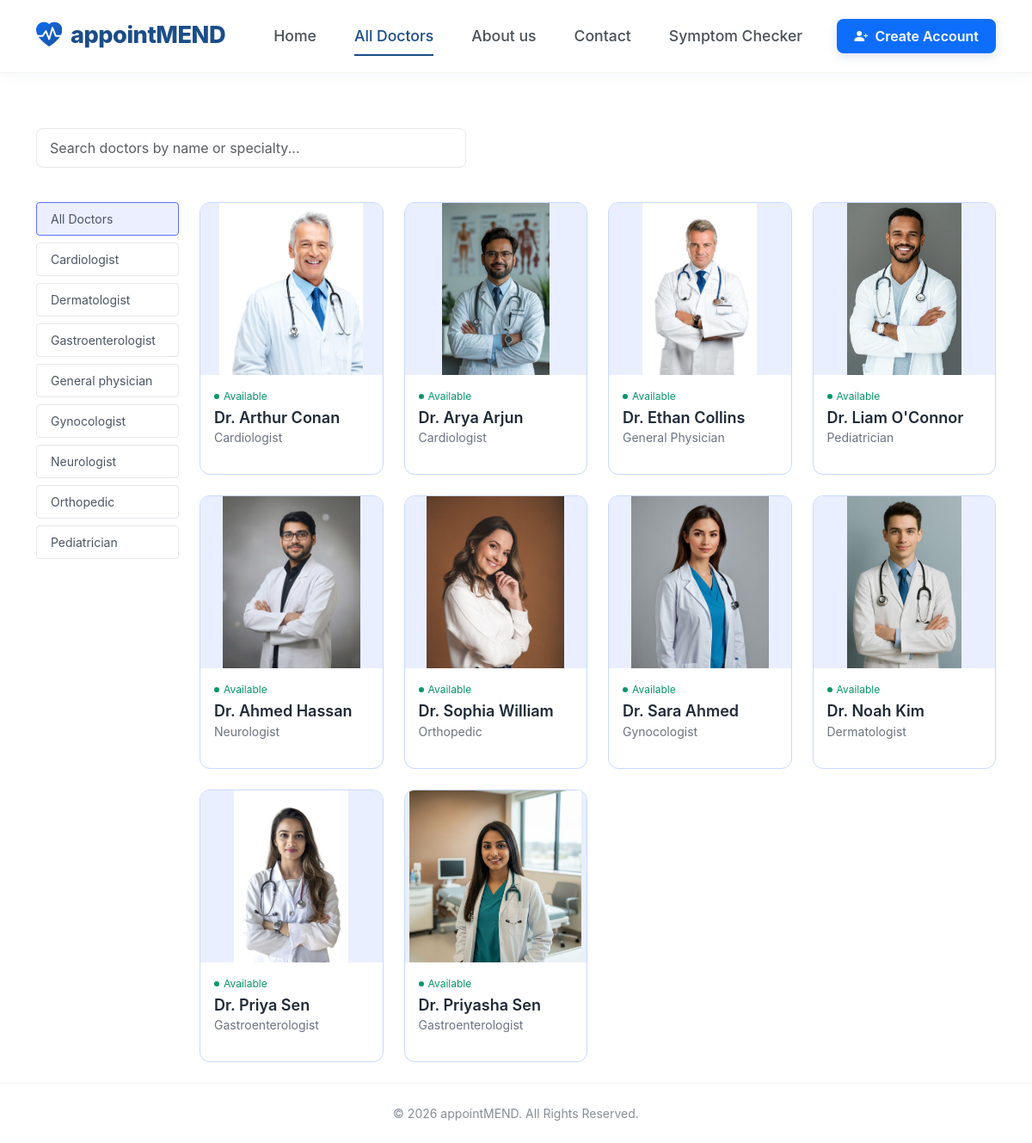
Screenshot of /doctors/doctors_list/ with the database file from the repository.
### accounts/models.py (models this page shows, shortened)
class DoctorProfile(models.Model):
    user = models.OneToOneField(User, on_delete=models.CASCADE)
    name = models.CharField(max_length=100)
    speciality = models.CharField(max_length=100)
    experience = models.IntegerField()
    address = models.TextField()
    fees = models.IntegerField()
    about = models.TextField()
    is_available = models.BooleanField(default=True)
    image = models.ImageField(upload_to='doctors/', blank=True)

### doctors/views.py (the view)
# urls.py: path('doctors_list/', views.doctor_list, name='doctor_list'),
def doctor_list(request):
    speciality = request.GET.get('speciality')
    doctors = DoctorProfile.objects.all()
    if speciality:
        doctors = doctors.filter(speciality__icontains=speciality)
    return render(request, 'doctor_list.html', {'doctors': doctors,'active_speciality': speciality})

### templates/doctor_list.html (shortened to what this page needs)
{% extends "base.html"%}
{% block content%}
<div class="container my-4">
    <div class="search-container">
    <form method="GET" action="{% url 'search_doctors' %}">
        <input
            type="text"
            name="q"
            class="form-control search-input"
            placeholder="Search doctors by name or specialty..."
        >
    </form>
</div>
    <div class="row">
        <div class="col-md-3 col-lg-2 mb-4">
            <div class="d-flex flex-column">
    <a href="{% url 'doctor_list'%}" class="filter-btn {% if not active_speciality %}active{% endif %}">
        All Doctors
    </a>
    <a href="?speciality=Cardiologist" class="filter-btn {% if active_speciality == 'General physician' %}active{% endif %}">
        Cardiologist
    </a>
    <a href="?speciality=Dermatologist" class="filter-btn {% if active_speciality == 'Dermatologist' %}active{% endif %}">
        Dermatologist
    </a>
    <a href="?speciality=Gastroenterologist" class="filter-btn {% if active_speciality == 'Gastroenterologist' %}active{% endif %}">
        Gastroenterologist
    </a>
    <a href="?speciality=General physician" class="filter-btn {% if active_speciality == 'General physician' %}active{% endif %}">
        General physician
    </a>
    <a href="?speciality=Gynocologist" class="filter-btn {% if active_speciality == 'Gynocologist' %}active{% endif %}">
        Gynocologist
    </a>
    <a href="?speciality=Neurologist" class="filter-btn {% if active_speciality == 'Neurologist' %}active{% endif %}">
        Neurologist
    </a>
    <a href="?speciality=Orthopedic" class="filter-btn {% if active_speciality == 'Neurologist' %}active{% endif %}">
        Orthopedic
    </a>
    <a href="?speciality=Pediatrician" class="filter-btn {% if active_speciality == 'Pediatrician' %}active{% endif %}">
        Pediatrician
    </a>
</div>
        </div>
        <div class="col-md-9 col-lg-10">
            <div class="row row-cols-1 row-cols-sm-2 row-cols-md-3 row-cols-lg-4 g-4">
                {% for doctor in doctors %}
                <div class="col">
                    <a href="{% url 'doctor_detail' doctor.id %}" style="text-decoration:none; color:inherit;">
                        <div class="doctor-card">
                            <div class="img-container">
                            {% if doctor.image %}
                                <img src="{{ doctor.image.url }}" alt="Doctor">
                            {% else %}
                                <img src="https://via.placeholder.com/200x250/eaefff/000000?text=Doctor">
                            {% endif %}
                            </div>
            <div class="card-body p-3">
                {% if doctor.is_available %}
                    <div class="status-indicator">
                        <span class="status-dot"></span>
                        Available
                    </div>
                {% else %}
                    <div class="status-indicator text-danger">
                        <span class="status-dot bg-danger"></span>
                        Not Available
                    </div>
                {% endif %}
                <h5 class="doc-name">
                    Dr. {{ doctor.name }}
                </h5>
                <p class="doc-specialty">
                    {{ doctor.speciality }}
                </p>
            </div>
        </div>
    </a>
</div>
{% endfor %}
            </div>
        </div>
    </div>
</div>
{% endblock %}

### static/css/style.css (style rules this page uses)
:root { --primary-blue: #1b4d89; --light-bg: #f0f5fa; --text-dark: #1a2b4b; }
body { font-family: 'Inter', sans-serif; color: var(--text-dark); overflow-x: hidden; }

### templates/base.html (style rules this page uses)
body { background-color: #ffffff; font-family: 'Inter', Arial, sans-serif; }

### templates/doctor_list.html (style rules this page uses)
body { background-color: #ffffff; color: #4b5563; }
.search-container { padding: 40px 0; text-align: left; }
.search-input { max-width: 500px; border-radius: 8px; border: 1px solid #e5e7eb; padding: 10px 15px; }
.filter-btn { display: block; width: 100%; text-align: left; padding: 8px 16px; margin-bottom: 8px; border: 1px solid #e5e7eb; background: white; border-radius: 4px; font-size: 14px; color: #4b5563; transition: all 0.3s ease; text-decoration: none; }
.filter-btn:hover, .filter-btn.active { background-color: #ebefff; border-color: #5f6fff; }
.doctor-card { border: 1px solid #c9d8ff; border-radius: 12px; overflow: hidden; transition: transform 0.3s ease; cursor: pointer; height: 100%; background: white; }
.img-container { background-color: #eaefff; display: flex; justify-content: center; align-items: flex-end; height: 200px; }
.img-container img { max-height: 100%; width: auto; }
.status-indicator { color: #059669; font-size: 12px; display: flex; align-items: center; gap: 5px; margin-bottom: 5px; }
.status-dot { height: 6px; width: 6px; background-color: #059669; border-radius: 50%; display: inline-block; }
.doc-name { font-weight: 600; font-size: 18px; color: #1f2937; margin-bottom: 2px; }
.doc-specialty { font-size: 14px; color: #6b7280; }

### rows the page displays
DoctorProfile: image (picture), is_available True (drawn), name "Arthur Conan", speciality "Cardiologist"
DoctorProfile: image (picture), is_available True (drawn), name "Arya Arjun", speciality "Cardiologist"
DoctorProfile: image (picture), is_available True (drawn), name "Ethan Collins", speciality "General Physician"
DoctorProfile: image (picture), is_available True (drawn), name "Liam O'Connor", speciality "Pediatrician"
DoctorProfile: image (picture), is_available True (drawn), name "Ahmed Hassan", speciality "Neurologist"
DoctorProfile: image (picture), is_available True (drawn), name "Sophia William", speciality "Orthopedic"
DoctorProfile: image (picture), is_available True (drawn), name "Sara Ahmed", speciality "Gynocologist"
DoctorProfile: image (picture), is_available True (drawn), name "Noah Kim", speciality "Dermatologist"
DoctorProfile: image (picture), is_available True (drawn), name "Priya Sen", speciality "Gastroenterologist"
DoctorProfile: image (picture), is_available True (drawn), name "Priyasha Sen", speciality "Gastroenterologist"
